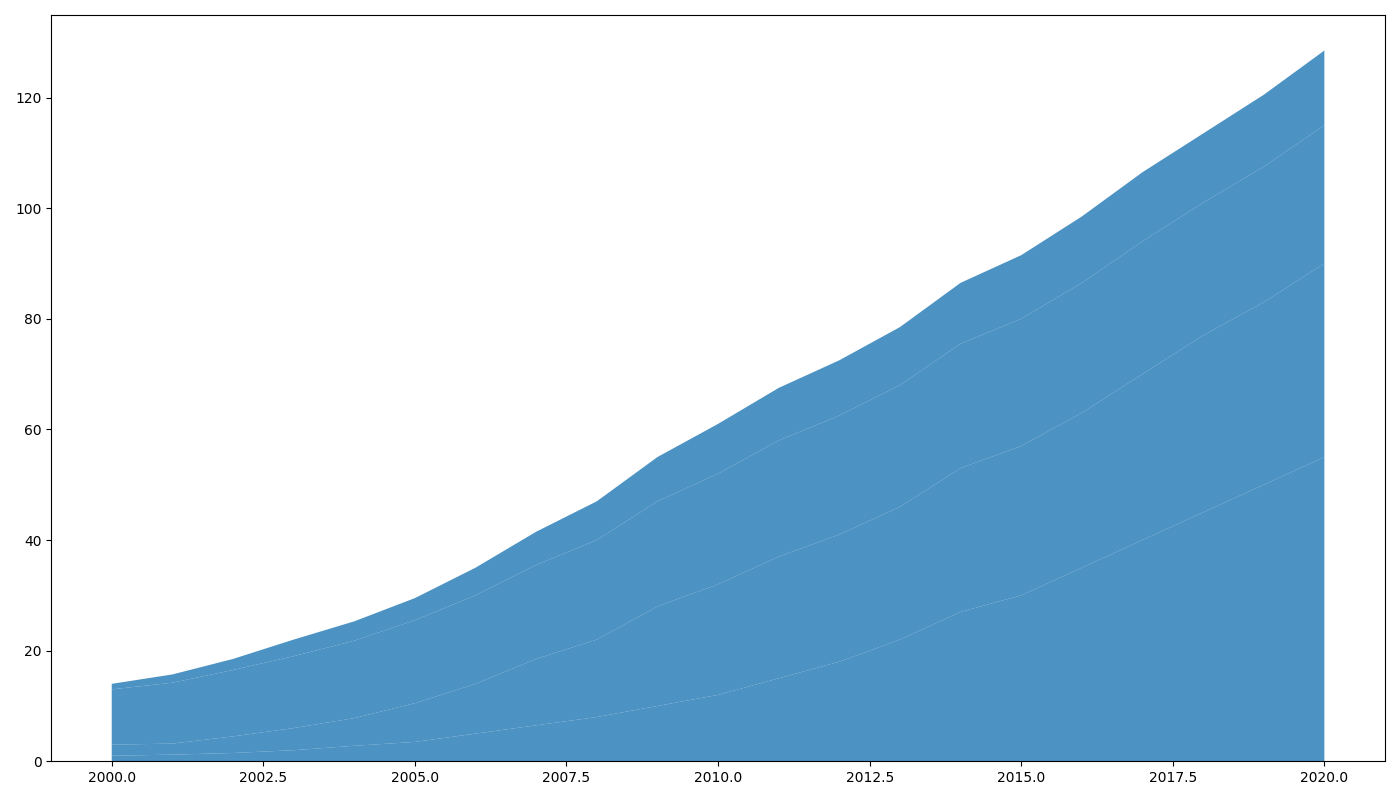

Here is the Python script that generated this plot:
import numpy as np
import matplotlib.pyplot as plt

years = np.arange(2000, 2021)

solar = np.array([1, 1.2, 1.5, 2, 2.8, 3.5, 5, 6.5, 8, 10, 12, 15, 18, 22, 27, 30, 35, 40, 45, 50, 55])
wind = np.array([2, 2, 3, 4, 5, 7, 9, 12, 14, 18, 20, 22, 23, 24, 26, 27, 28, 30, 32, 33, 35])
hydro = np.array([10, 11, 12, 13, 14, 15, 16, 17, 18, 19, 20, 21, 21.5, 22, 22.5, 23, 23.5, 24, 24, 24.5, 25])
biomass = np.array([1, 1.5, 2, 3, 3.5, 4, 5, 6, 7, 8, 9, 9.5, 10, 10.5, 11, 11.5, 12, 12.5, 12.5, 13, 13.5])

energy_data = np.vstack([solar, wind, hydro, biomass])

fig, ax = plt.subplots(figsize=(14, 8))

single_color = '#1f77b4'
ax.stackplot(years, energy_data, colors=[single_color]*energy_data.shape[0], alpha=0.8)

# Remove all textual elements
# ax.set_title(...)
# ax.set_xlabel(...)
# ax.set_ylabel(...)
# for source, year in significant_years.items():
#     ax.annotate(...)

plt.tight_layout()

plt.show()
